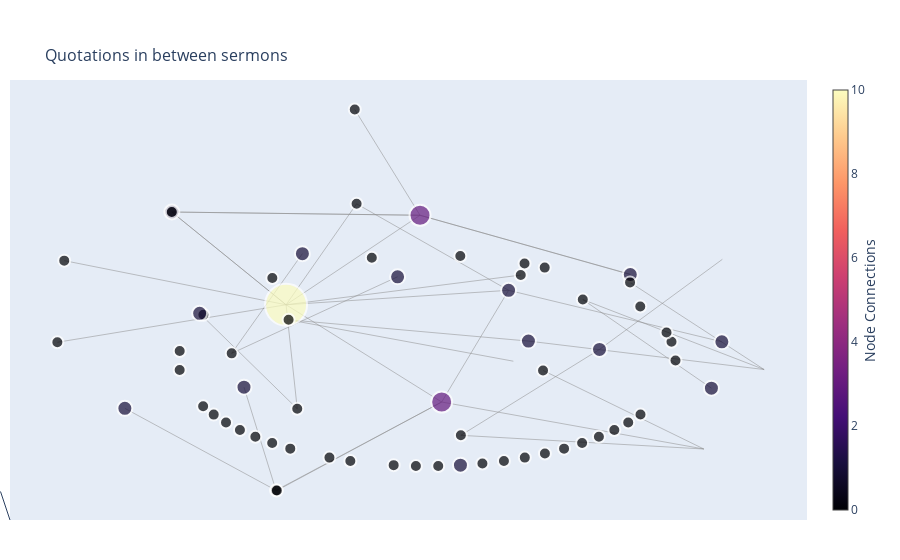

The cell this chart's notebook holds for it:
### Code cell
fig = go.Figure(data=[edge_trace, node_trace],
            layout=go.Layout(
                title=dict(
                    text="<br>Quotations in between sermons",
                    font=dict(size=16)
                    ),
                #shapes=edge_shapes,
                showlegend=False,
                hovermode='closest',
                margin=dict(b=40,l=10,r=10,t=80),
                annotations=[dict(
                    text="",
                    showarrow=True,
                    xref="paper", yref="paper",
                    x=0.00, y=-0.00 )],
                xaxis=dict(showgrid=False, zeroline=False, showticklabels=False),
                yaxis=dict(showgrid=False, zeroline=False, showticklabels=False)
            )
        )

fig.show()

### Figure 1 — Plotly figure (JSON) as saved in the notebook; plotly's stock layout.template omitted (floating-point values rounded to 4 significant figures)
{"data": [{"hoverinfo": "none", "line": {"color": "#888", "width": 0.5}, "mode": "lines", "type": "scatter", "x": [0.3435, 0.5705, null, 0.2635, 0.5705, null, 0.2635, 0.4812, null, 0.1715, 0.5705, null, 0.02465, 0.4684, null, 0.02465, -0.2388, null, 0.1585, -0.2388, null, -0.01201, -0.2388, null, -0.01201, 0.3443, null, -0.01201, 0.3439, null, 0.1379, -0.2388, null, 0.1379, 0.02465, null, 0.1379, 0.4989, null, -0.1194, 0.1379, null, -0.1194, -0.2388, null, -0.4321, -0.4321, null, -0.4321, -0.2388, null, -0.4321, -0.01201, null, 0.1962, 0.4684, null, -0.4322, -0.01201, null, -0.4322, -0.2388, null, 0.2918, 0.4998, null, -0.6143, -0.2388, null, -0.1225, -0.01201, null, -0.3308, -0.2111, null, -0.3308, -0.04997, null, -0.6259, -0.2388, null, -0.2345, 0.146, null, -0.2345, 0.1715, null, 0.05713, 0.2918, null, 0.05713, 0.4684, null, -0.2558, 0.02465, null, -0.2558, -0.31, null, -0.2558, -0.5116, null, -0.2198, -0.385, null, -0.2198, -0.2388, null, -0.2543, 0.02465, null, 0.05642, 0.05642, null], "y": [0.3113, -0.03575, null, 0.243, -0.03575, null, 0.243, -0.11, null, 0.07755, -0.03575, null, -0.1652, -0.3523, null, -0.1652, 0.2222, null, 0.3406, 0.2222, null, 0.5787, 0.2222, null, 0.5787, 0.3434, null, 0.5787, 0.3427, null, 0.2798, 0.2222, null, 0.2798, -0.1652, null, 0.2798, 0.07476, null, 0.6243, 0.2798, null, 0.6243, 0.2222, null, 0.5917, 0.5917, null, 0.5917, 0.2222, null, 0.5917, 0.5787, null, -0.03944, -0.3523, null, 0.5917, 0.5787, null, 0.5917, 0.2222, null, 0.04431, 0.4033, null, 0.398, 0.2222, null, 1, 0.5787, null, 0.02871, 0.4259, null, 0.02871, 0.3337, null, 0.07287, 0.2222, null, 0.1624, -0.002581, null, 0.1624, 0.07755, null, -0.2978, 0.04431, null, -0.2978, -0.3523, null, -0.517, -0.1652, null, -0.517, -0.1062, null, -0.517, -0.1904, null, -0.1922, 0.1882, null, -0.1922, 0.2222, null, -0.5176, -0.1652, null, -0.4167, -0.4167, null]}, {"hoverinfo": "text", "marker": {"color": [0, 1, 0, 0, 1, 10, 0, 0, 0, 1, 3, 0, 0, 0, 1, 1, 0, 3, 1, 0, 0, 1, 1, 0, 0, 0, 1, 1, 0, 0, 0, 1, 0, 0, 0, 0, 0, 0, 1, 0, 0, 0, 0, 0, 0, 0, 0, 0, 0, 0, 0, 0, 0, 0, 1, 0, 0, 0, 0, 0, 0, 0, 0, 0, 0], "colorbar": {"thickness": 15, "title": {"side": "right", "text": "Node Connections"}, "xanchor": "left"}, "colorscale": [[0, "#000004"], [0.1111, "#180f3d"], [0.2222, "#440f76"], [0.3333, "#721f81"], [0.4444, "#9e2f7f"], [0.5556, "#cd4071"], [0.6667, "#f1605d"], [0.7778, "#fd9668"], [0.8889, "#feca8d"], [1, "#fcfdbf"]], "line": {"width": 2}, "reversescale": false, "showscale": true, "size": [12, 15, 12, 12, 15, 42, 12, 12, 12, 15, 21, 12, 12, 12, 15, 15, 12, 21, 15, 12, 12, 15, 15, 12, 12, 12, 15, 15, 12, 12, 12, 15, 12, 12, 12, 12, 12, 12, 15, 12, 12, 12, 12, 12, 12, 12, 12, 12, 12, 12, 12, 12, 12, 12, 15, 12, 12, 12, 12, 12, 12, 12, 12, 12, 12]}, "mode": "markers", "text": ["E000001 (0 Verweise)", "E000002 (1 Verweise)", "E000029 (0 Verweise)", "E000030 (0 Verweise)", "E000099 (1 Verweise)", "E000003 (10 Verweise)", "E000098 (0 Verweise)", "E000096 (0 Verweise)", "E000095 (0 Verweise)", "E000092 (1 Verweise)", "E000091 (3 Verweise)", "E000090 (0 Verweise)", "E000089 (0 Verweise)", "E000086 (0 Verweise)", "E000085 (1 Verweise)", "E000083 (1 Verweise)", "E000082 (0 Verweise)", "E000079 (3 Verweise)", "E000078 (1 Verweise)", "E000075 (0 Verweise)", "E000106 (0 Verweise)", "E000073 (1 Verweise)", "E000072 (1 Verweise)", "E000070 (0 Verweise)", "E000108 (0 Verweise)", "E000069 (0 Verweise)", "E000068 (1 Verweise)", "E000067 (1 Verweise)", "E000065 (0 Verweise)", "E000063 (0 Verweise)", "E000060 (0 Verweise)", "E000058 (1 Verweise)", "E000059 (0 Verweise)", "E000056 (0 Verweise)", "E000057 (0 Verweise)", "E000055 (0 Verweise)", "E000104 (0 Verweise)", "E000053 (0 Verweise)", "E000051 (1 Verweise)", "E000052 (0 Verweise)", "E000074 (0 Verweise)", "E000048 (0 Verweise)", "E000046 (0 Verweise)", "E000045 (0 Verweise)", "E000061 (0 Verweise)", "E000042 (0 Verweise)", "E000109 (0 Verweise)", "E000041 (0 Verweise)", "E000039 (0 Verweise)", "E000038 (0 Verweise)", "E000036 (0 Verweise)", "E000037 (0 Verweise)", "E000035 (0 Verweise)", "E000034 (0 Verweise)", "E000027 (1 Verweise)", "E000024 (0 Verweise)", "E000023 (0 Verweise)", "E000021 (0 Verweise)", "E000020 (0 Verweise)", "E000016 (0 Verweise)", "E000014 (0 Verweise)", "E000015 (0 Verweise)", "E000009 (0 Verweise)", "E000008 (0 Verweise)", "E000007 (0 Verweise)"], "type": "scatter", "x": [0.4204, 0.4812, 0.4137, 0.4052, 0.3439, -0.2388, 0.3608, 0.3435, 0.2635, 0.1715, 0.02465, 0.1585, 0.1991, 0.1649, -0.04997, 0.4989, 0.05619, -0.01201, 0.1379, -0.1194, -0.09363, -0.4321, -0.31, 0.1962, -0.4322, -0.262, 0.2918, -0.2111, -0.6143, -0.1225, -0.3787, -0.385, -0.3308, -0.6259, -0.4188, -0.2345, -0.4189, 0.05713, -0.5116, -0.2558, -0.3791, -0.3612, -0.3404, -0.3169, -0.2907, -0.2623, -0.2316, -0.2198, -0.1653, -0.13, -0.2543, -0.05662, -0.01899, 0.01879, 0.05642, 0.0936, 0.13, 0.1654, 0.1994, 0.2318, 0.2624, 0.2908, 0.3169, 0.3404, 0.3612, 0.5705, 0.4684, 0.3443, 0.4998, 0.146], "y": [-1.203e-05, -0.11, 0.07507, 0.112, 0.3427, 0.2222, 0.2156, 0.3113, 0.243, 0.07755, -0.1652, 0.3406, 0.3703, 0.3868, 0.3337, 0.07476, 0.4166, 0.5787, 0.2798, 0.6243, 0.4098, 0.5917, -0.1062, -0.03944, 0.5917, 0.3286, 0.04431, 0.4259, 0.398, 1, 0.1826, 0.1882, 0.02871, 0.07287, 0.03796, 0.1624, -0.0374, -0.2978, -0.1904, -0.517, -0.1819, -0.2152, -0.2468, -0.2763, -0.3037, -0.3286, -0.3508, -0.1922, -0.3865, -0.3998, -0.5176, -0.4166, -0.42, -0.4201, -0.4167, -0.4099, -0.3999, -0.3866, -0.3702, -0.3508, -0.3285, -0.3037, -0.2763, -0.2467, -0.2152, -0.03575, -0.3523, 0.3434, 0.4033, -0.002581]}], "layout": {"annotations": [{"showarrow": true, "text": "", "x": 0, "xref": "paper", "y": 0, "yref": "paper"}], "hovermode": "closest", "margin": {"b": 40, "l": 10, "r": 10, "t": 80}, "showlegend": false, "title": {"font": {"size": 16}, "text": "<br>Quotations in between sermons"}, "xaxis": {"showgrid": false, "showticklabels": false, "zeroline": false}, "yaxis": {"showgrid": false, "showticklabels": false, "zeroline": false}}}
